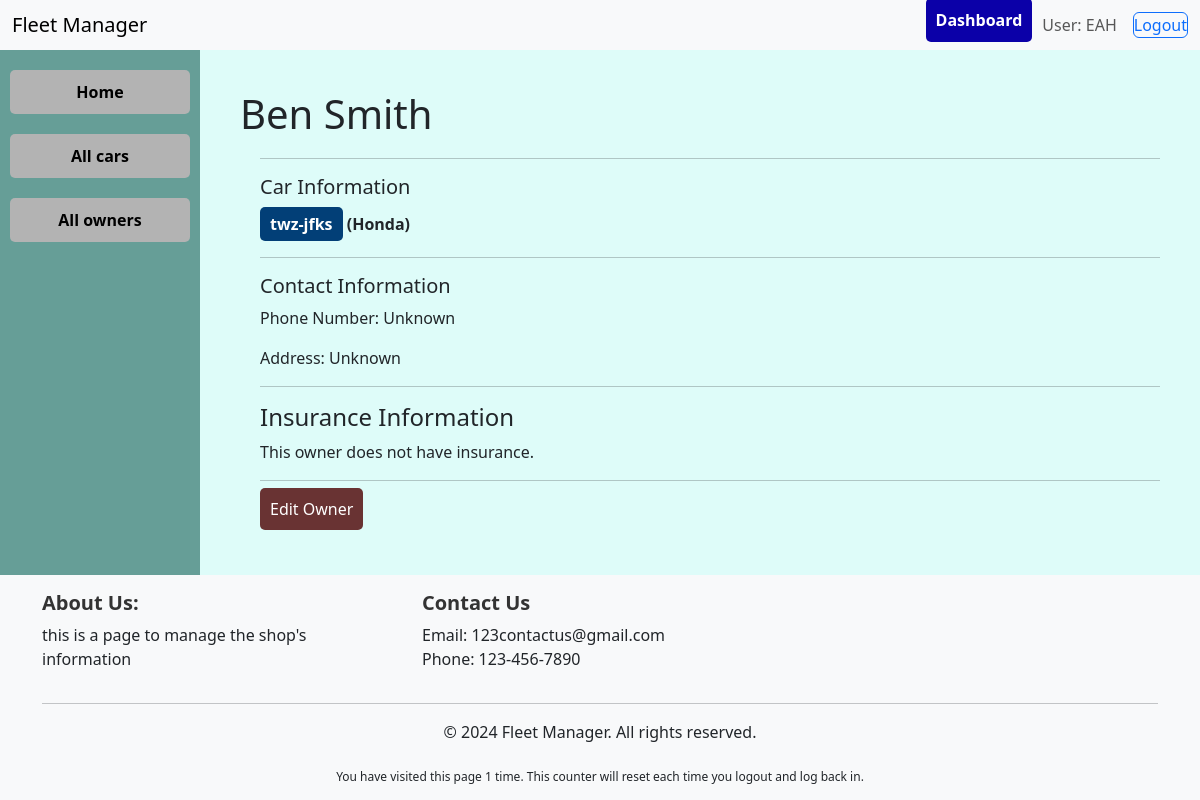
The page /catalog/owner/3/ (signed in) on the database as committed earlier.
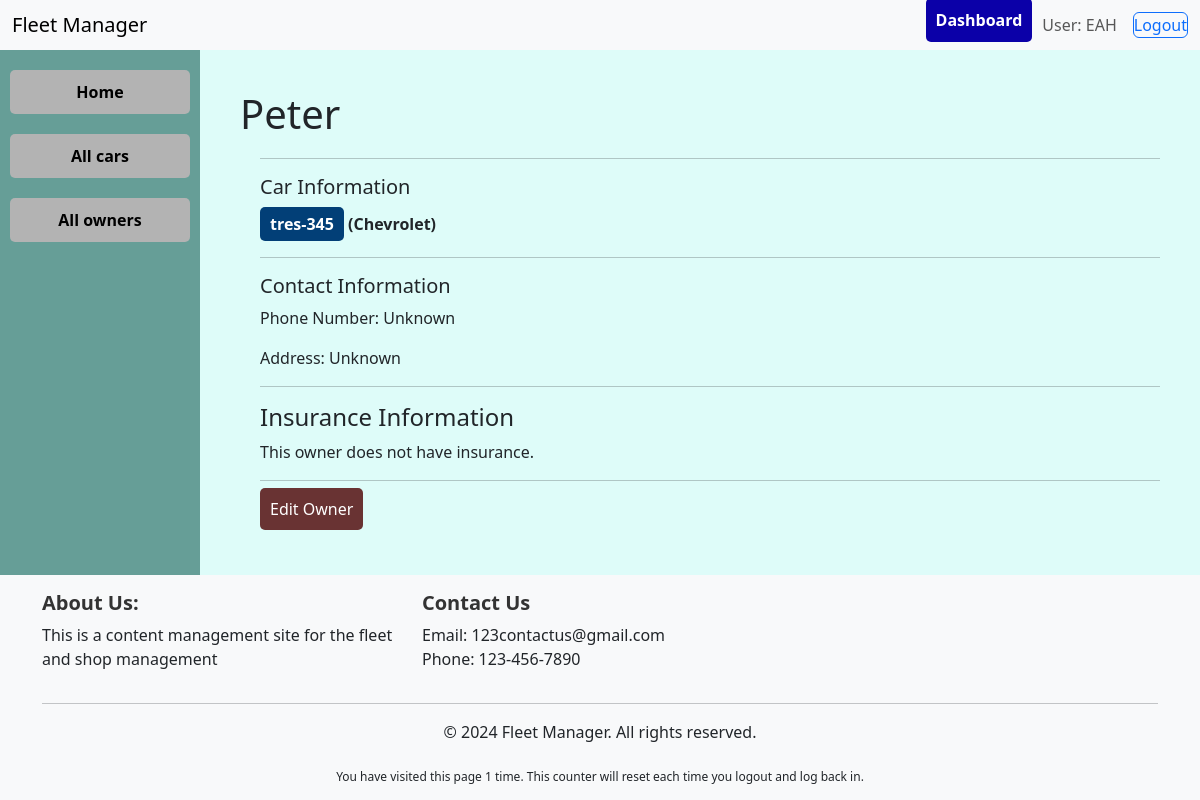
The same page on the database as committed later.
### catalog/models.py (models this page shows, shortened)
class Owner(models.Model):
    user = models.OneToOneField(User, on_delete=models.CASCADE, null=True, blank=True)
    first_name = models.CharField(
        max_length=100,
        help_text="Enter the owner's first name."
    )
    last_name = models.CharField(
        max_length=100,
        help_text="Enter the owner's last name."
    )
    phone_num = models.CharField(
        max_length=10,
        null=True,
        blank=True,
        default='Unknown"',
        help_text="Enter the owner's phone number without dashes (e.g., 1234567890). Maximum 10 digits."
    )
    address = models.TextField(
        max_length=300,
        null=True,
        blank=True,
        default='Unknown',
        help_text="Enter the owner's address. This can be a full street address."
    )
    has_insurance = models.BooleanField(
        default=False,
        help_text="Check if the owner has insurance for their vehicle."
    )
    insurance_provider = models.CharField(
        max_length=100,
        blank=True,
        default='Unknown',
        help_text="Enter the name of the insurance provider (if applicable)."
    )
    insurance_policy_number = models.CharField(
        max_length=50,
        blank=True,
        default='Unknown',
        help_text="Enter the insurance policy number (if applicable)."
    )
    class Meta: #orders the owners in the system as well as prevents duplicates
        ordering = ['last_name', 'first_name']
        unique_together = ['first_name', 'last_name', 'phone_num']

class CarInstance(models.Model):
    car = models.ForeignKey('CarMake', on_delete=models.RESTRICT, null=True)
    owner = models.ForeignKey('Owner', on_delete=models.RESTRICT, null=True)
    vinNum = models.CharField(
        max_length=17, blank=True, null=True,
        help_text="Enter the Vehicle Identification Number (VIN) for this vehicle. It must be exactly 17 characters."
    )
    modelYear = models.CharField(
        max_length=4,
        help_text="Enter the year this car model was manufactured (e.g., 2020)."
    )
    color = models.CharField(
        max_length=50,
        help_text="Enter the common name of the vehicle's color (e.g., Red) and its paint code."
    )
    license_plate = models.CharField(
        max_length=12,
        help_text="Enter the vehicle's license plate number. Maximum length is 12 characters."
    )
    due_back = models.DateField(
        null=True,
        blank=True,
        help_text="Enter the date by which the vehicle should be returned. Leave blank if not applicable."
    )
    mechanic_stat = models.ForeignKey(
        settings.AUTH_USER_MODEL,
        on_delete=models.SET_NULL,
        null=True,
        blank=True,
        help_text="Select the mechanic assigned to this vehicle, if applicable."
    )
    CAR_STATUS = (
        ('M', 'Maintenance'),
        ('O', 'Owner has vehicle in their possession'),
        ('S', 'Scrap or Parts vehicle'),
        ('A', 'Available'),
        ('R', 'Ready for release to owner'),
    )
    status = models.CharField(
        max_length=1,
        choices=CAR_STATUS,
        blank=True,
        default='A',
        help_text="Select the current status of the car: M (Maintenance), O (Owner has vehicle), S (Scrap), A (Available), R (Ready for release)."
    )
    class Meta:
        ordering = ['due_back']

class CarMake(models.Model):
    manuName = models.CharField(max_length=20, help_text="Enter the name of the car manufacturer (e.g., Toyota, Ford).")
    carModel = models.CharField(
        max_length=100, help_text="Enter the car model (e.g., Camry, F-150)."
    )
    vehicleType = models.ForeignKey(
        VehicleType,
        help_text="Select the type of vehicle this car belongs to (e.g., SUV, Sedan).",
        on_delete=models.RESTRICT,
        null=True
    )
    def __str__(self):
        return self.manuName

class FooterContent(models.Model):
    about_us = models.TextField(
        help_text="Enter a brief description of your company or website to display in the footer."
    )
    contact_email = models.EmailField(
        help_text="Enter the contact email address that users can reach out to."
    )
    contact_phone = models.CharField(
        max_length=15,
        help_text="Enter the contact phone number for customer inquiries."
    )

### catalog/views.py (the view)
# urls.py: path('owner/<int:pk>/', views.OwnerDetailView.as_view(), name='owner-detail'),
class OwnerDetailView(LoginRequiredMixin, UserPassesTestMixin, DetailView):
    model = Owner
    template_name = 'owner_management/owner_detail.html'
    def test_func(self):
        owner = self.get_object()  # Get the owner object
        return self.request.user == owner.user or self.request.user.groups.filter(name='Admin').exists()
    def get_context_data(self, **kwargs):
        context = super().get_context_data(**kwargs)
        context['num_visits'] = increment_page_visits(self.request, f'owner_detail_{self.object.pk}')
        return context

### catalog/context_processors.py (called while the page is built)
def footer_content(request):
    try:
        footer_content = FooterContent.objects.first()  # Get the first (and only) footer content
    except FooterContent.DoesNotExist:
        footer_content = None  # Handle the case where no FooterContent exists
    return {
        'footer_content': footer_content
    }

### catalog/views.py (called while the page is built)
def increment_page_visits(request, page_name):
    session_key = f'num_visits_{page_name}'
    num_visits = request.session.get(session_key, 0)
    num_visits += 1
    request.session[session_key] = num_visits
    return num_visits

### catalog/templates/owner_management/owner_detail.html (shortened to what this page needs)
{% extends "base_generic.html" %}
{% block content %}
  <h1>{{ owner.first_name }} {{ owner.last_name }}</h1>
  <div style="margin-left:20px;margin-top:20px">
    <hr>
    <h5>Car Information</h5>
    <dl>
      {% for car in owner.carinstance_set.all %}
        <dt><a href="{% url 'car-detail' car.pk %}" class="plate_button">{{ car.license_plate }}</a>
          ({{ car.car }}) </dt>
        {% empty %}
        <p>This owner has no cars in the system.</p>
      {% endfor %}
      </dl>
      <hr>
    <h5>Contact Information</h5>
      <p>Phone Number: {{ owner.phone_num }}</p>
      <p>Address: {{ owner.address }}</p>
    <hr>
    <h4>Insurance Information</h4>
      {% if owner.has_insurance %}
        <h6>Customer has insurance. See below.</h6>
        <p>Insurance Provider: {{ owner.insurance_provider }} <sub>(If this is unknown, please fill in ASAP)</sub></p>
        <p>Policy Number: {{ owner.insurance_policy_number }} <sub>(If this is unknown, please fill in ASAP)</sub></p>
      {% else %}
        <p>This owner does not have insurance.</p>
      {% endif %}
    <hr>
    <a href="{% url 'edit_owner' owner.pk  %}" class="dashboard_button_delete">Edit Owner</a>
    </div>
{% endblock %}

### catalog/templates/base_generic.html (shortened to what this page needs)
<!doctype html>
<html lang="en">
  <head>
    <link href="https://cdn.jsdelivr.net/npm/bootstrap@5.3.3/dist/css/bootstrap.min.css"
      rel="stylesheet"
>
    {% load static %}
    <link rel="stylesheet" type="text/css" href="{% static 'css/styles.css' %}" />
  </head>
  <body>
    <header class="navbar navbar-expand-lg navbar-light bg-light">
      <div class="container-fluid">
          <a class="navbar-brand" href="{% url 'index' %}">Fleet Manager</a>
          <div class="ms-auto d-flex">
              {% if user.is_authenticated %}
                  {% if user.groups.all.0.name == 'Customer' %}
                    <a href="{% url 'customer_dashboard' %}" class="navbar-button">Dashboard</a>
                  {% elif user.groups.all.0.name == 'Mechanics' %}
                    <a href="{% url 'mechanics_dashboard' %}" class="navbar-button">Work Dashboard</a>
                  {% elif user.groups.all.0.name == 'Admin' %}
                    <a href="{% url 'admin_dashboard' %}" class="navbar-button">Dashboard</a>
                  {% endif %}
                  <span class="navbar-text me-3">User: {{ user.get_username }}</span>
                  <form id="logout-form" method="post" action="{% url 'logout' %}" class="d-inline">
                      <button type="submit" class="btn btn-outline-primary">Logout</button>
                  </form>
              {% else %}
                  <a href="{% url 'login' %}?next={{ request.path }}" class="navbar-button">Login</a>
              {% endif %}
          </div>
      </div>
    </header>
    <div class="page-container">
      {% if user.is_authenticated and user.groups.all.0.name != 'Customer' %}
          <aside class="sidebar">
              {% block sidebar %}
                  <nav class="sidebar-nav">
                      <li><a href="{% url 'index' %}" class="sidebar_button">Home</a></li>
                      <li><a href="{% url 'cars' %}" class="sidebar_button">All cars</a></li>
                      <li><a href="{% url 'owners' %}" class="sidebar_button">All owners</a></li>
                  </nav>
              {% endblock %}
          </aside>
      {% endif %}
      <main class="main-content {% if not user.is_authenticated %}full-width{% endif %}">
        {% block content %}{% endblock %}
      </main>
    </div>
    <footer class="footer mt-auto py-3 bg-light">
      <div class="container">
        <div class="row">
          <div class="col-md-4">
            <h5>About Us:</h5>
            <p>{{ footer_content.about_us }}</p>
          </div>
          <div class="col-md-4">
            <h5>Contact Us</h5>
            <p>Email: {{ footer_content.contact_email }}<br>Phone: {{ footer_content.contact_phone }}</p>
          </div>
        </div>
        <hr>
        <div class="row">
          <div class="col-md-12 text-center">
            <p>&copy; 2024 Fleet Manager. All rights reserved.</p>
            <sub>You have visited this page {{ num_visits }} time{{ num_visits|pluralize }}.
              This counter will reset each time you logout and log back in.</sub>
          </div>
        </div>
      </div>
    </footer>
  </body>
</html>

### catalog/static/css/styles.css (style rules this page uses)
body { background-color: rgb(222, 252, 249); margin: 0; padding: 0; min-height: 100vh; display: flex; flex-direction: column; }
.dashboard_button_delete { background-color: #693333; color: white; text-decoration: none; border: none; border-radius: 5px; padding: 10px 10px; font-size: 16px; cursor: pointer; transition: background-color 0.3s; }
.page-container { display: flex; flex: 1; }
.main-content { flex: 1; padding: 40px; overflow-y: auto; }
.navbar { position: sticky; top: 0; z-index: 1030; height: 50px; }
.navbar-button { border-color: #04003a; color: #fff; background-color: #0b00a8; margin-right: 10px; display: block; padding: 10px; margin-bottom: 10px; text-decoration: none; border-radius: 5px; font-weight: bold; text-align: center; transition: background-color 0.3s ease, color 0.3s ease; }
.ms-auto { display: flex; align-items: center; }
.sidebar { width: 200px; background-color: #669e97; padding: 20px 10px; }
.sidebar-nav { display: flex; flex-direction: column; gap: 10px; }
.sidebar-nav li { list-style-type: none; width: 100%; }
.sidebar_button { display: block; padding: 10px; margin-bottom: 10px; background-color: #b3b3b3; color: black; text-decoration: none; border-radius: 5px; font-weight: bold; text-align: center; transition: background-color 0.3s ease, color 0.3s ease; }
.plate_button, .owner_button { display: inline-block; padding: 5px 10px; border-radius: 5px; font-weight: bold; text-decoration: none; transition: background-color 0.3s ease, color 0.3s ease; }
.plate_button { background-color: #023f77; color: white; }
#logout-form { display: inline; }
#logout-form button { padding: 0; margin: 0; }
.footer { position: relative; bottom: 0; width: 100%; background-color: #f8f9fa; padding: 20px 0; margin-top: 20px; }
.footer h5 { color: #333; font-weight: bold; }

Rows that differ between the two databases and show on the page:
changed Owner "Unknown": first_name "Ben" → "Peter"; last_name "Smith" → (not shown)
changed CarInstance: license_plate "twz-jfks" → "tres-345"; car "Honda" → "Chevrolet"
changed FooterContent "123contactus@gmail.com": about_us "this is a page to manage the shop's information" → "This is a content management site for the fleet and shop management"
